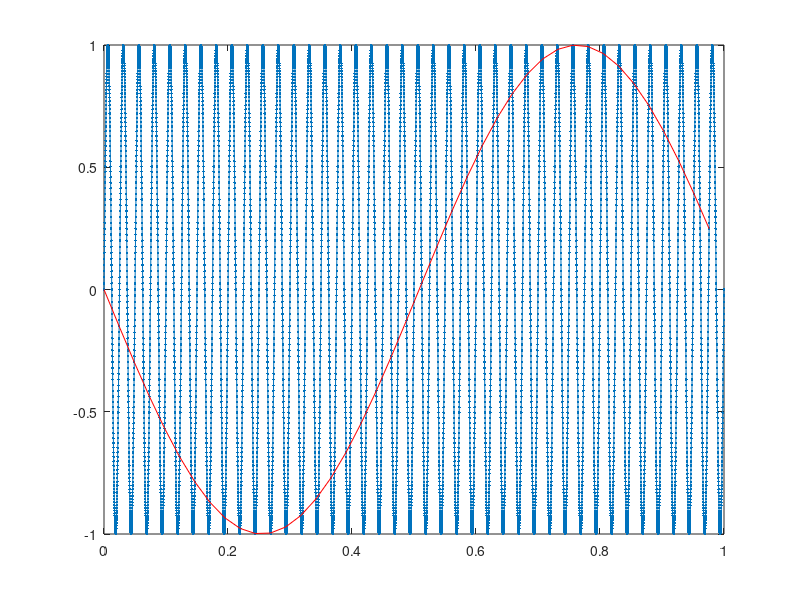

The MATLAB source for this figure:
Fs=41;
t=0:.0001:1;dt=t(2)-t(1);

y=sin(40*2*pi*t);
plot(t,y,'.-',t(1:round(1/Fs/dt):end),y(1:round(1/Fs/dt):end),'r')